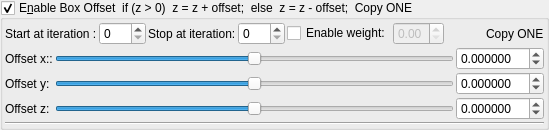
    <widget class="MyGroupBox" name="groupCheck_transform_boxOffset1_enabled">
     <property name="title">
      <string>E&amp;nable Box Offset  if (z &gt; 0)  z = z + offset;  else  z = z - offset;  Copy ONE</string>
     </property>
     <property name="checkable">
      <bool>true</bool>
     </property>
     <layout class="QVBoxLayout" name="verticalLayout_28" stretch="0,0,0">
      <property name="spacing">
       <number>2</number>
      </property>
      <property name="leftMargin">
       <number>2</number>
      </property>
      <property name="topMargin">
       <number>2</number>
      </property>
      <property name="rightMargin">
       <number>2</number>
      </property>
      <property name="bottomMargin">
       <number>2</number>
      </property>
      <item>
       <layout class="QGridLayout" name="gridLayout_44">
        <property name="spacing">
         <number>2</number>
        </property>
        <item row="1" column="7">
         <spacer name="horizontalSpacer_23">
          <property name="orientation">
           <enum>Qt::Horizontal</enum>
          </property>
          <property name="sizeHint" stdset="0">
           <size>
            <width>40</width>
            <height>20</height>
           </size>
          </property>
         </spacer>
        </item>
        <item row="1" column="2">
         <widget class="QLabel" name="label_153">
          <property name="text">
           <string>Stop at iteration:</string>
          </property>
         </widget>
        </item>
        <item row="1" column="3">
         <widget class="MySpinBox" name="spinboxInt_transform_boxOffset1_stop_iterations">
          <property name="sizePolicy">
           <sizepolicy hsizetype="Minimum" vsizetype="Maximum">
            <horstretch>0</horstretch>
            <verstretch>0</verstretch>
           </sizepolicy>
          </property>
          <property name="maximum">
           <number>250</number>
          </property>
         </widget>
        </item>
        <item row="1" column="1">
         <widget class="MySpinBox" name="spinboxInt_transform_boxOffset1_start_iterations">
          <property name="sizePolicy">
           <sizepolicy hsizetype="Minimum" vsizetype="Maximum">
            <horstretch>0</horstretch>
            <verstretch>0</verstretch>
           </sizepolicy>
          </property>
          <property name="maximum">
           <number>250</number>
          </property>
         </widget>
        </item>
        <item row="1" column="8">
         <widget class="QLabel" name="label_154">
          <property name="text">
           <string>Copy ONE</string>
          </property>
         </widget>
        </item>
        <item row="1" column="0">
         <widget class="QLabel" name="label_155">
          <property name="text">
           <string>Start at iteration :</string>
          </property>
         </widget>
        </item>
        <item row="1" column="6">
         <widget class="MyDoubleSpinBox" name="spinbox_transform_boxOffset1_weight">
          <property name="enabled">
           <bool>false</bool>
          </property>
          <property name="sizePolicy">
           <sizepolicy hsizetype="Minimum" vsizetype="Maximum">
            <horstretch>0</horstretch>
            <verstretch>0</verstretch>
           </sizepolicy>
          </property>
          <property name="decimals">
           <number>2</number>
          </property>
          <property name="minimum">
           <double>0.000000000000000</double>
          </property>
          <property name="maximum">
           <double>1.000000000000000</double>
          </property>
          <property name="singleStep">
           <double>0.100000000000000</double>
          </property>
         </widget>
        </item>
        <item row="1" column="4">
         <widget class="QCheckBox" name="checkBox_transform_boxOffset1_weight_enabled">
          <property name="text">
           <string>Enable weight:</string>
          </property>
         </widget>
        </item>
       </layout>
      </item>
      <item>
       <layout class="QGridLayout" name="gridLayout_45">
        <property name="spacing">
         <number>2</number>
        </property>
        <item row="1" column="1">
         <widget class="QLabel" name="label_89">
          <property name="text">
           <string>Offset y:</string>
          </property>
         </widget>
        </item>
        <item row="1" column="3">
         <widget class="MyDoubleSpinBox" name="spinbox3_transform_boxOffset1_y">
          <property name="sizePolicy">
           <sizepolicy hsizetype="Minimum" vsizetype="Maximum">
            <horstretch>0</horstretch>
            <verstretch>0</verstretch>
           </sizepolicy>
          </property>
          <property name="prefix">
           <string/>
          </property>
          <property name="suffix">
           <string/>
          </property>
          <property name="decimals">
           <number>6</number>
          </property>
          <property name="minimum">
           <double>-99.989999999999995</double>
          </property>
          <property name="maximum">
           <double>99.989999999999995</double>
          </property>
          <property name="singleStep">
           <double>0.100000000000000</double>
          </property>
         </widget>
        </item>
        <item row="0" column="1">
         <widget class="QLabel" name="label_90">
          <property name="text">
           <string>Offset x::</string>
          </property>
         </widget>
        </item>
        <item row="2" column="1">
         <widget class="QLabel" name="label_93">
          <property name="text">
           <string>Offset z:</string>
          </property>
         </widget>
        </item>
        <item row="0" column="3">
         <widget class="MyDoubleSpinBox" name="spinbox3_transform_boxOffset1_x">
          <property name="sizePolicy">
           <sizepolicy hsizetype="Minimum" vsizetype="Maximum">
            <horstretch>0</horstretch>
            <verstretch>0</verstretch>
           </sizepolicy>
          </property>
          <property name="prefix">
           <string/>
          </property>
          <property name="suffix">
           <string/>
          </property>
          <property name="decimals">
           <number>6</number>
          </property>
          <property name="minimum">
           <double>-99.989999999999995</double>
          </property>
          <property name="maximum">
           <double>99.989999999999995</double>
          </property>
          <property name="singleStep">
           <double>0.100000000000000</double>
          </property>
         </widget>
        </item>
        <item row="2" column="3">
         <widget class="MyDoubleSpinBox" name="spinbox3_transform_boxOffset1_z">
          <property name="sizePolicy">
           <sizepolicy hsizetype="Minimum" vsizetype="Maximum">
            <horstretch>0</horstretch>
            <verstretch>0</verstretch>
           </sizepolicy>
          </property>
          <property name="prefix">
           <string/>
          </property>
          <property name="suffix">
           <string/>
          </property>
          <property name="decimals">
           <number>6</number>
          </property>
          <property name="minimum">
           <double>-99.989999999999995</double>
          </property>
          <property name="maximum">
           <double>99.989999999999995</double>
          </property>
          <property name="singleStep">
           <double>0.100000000000000</double>
          </property>
         </widget>
        </item>
        <item row="1" column="2">
         <widget class="QSlider" name="slider3_transform_boxOffset1_y">
          <property name="sizePolicy">
           <sizepolicy hsizetype="Expanding" vsizetype="Maximum">
            <horstretch>0</horstretch>
            <verstretch>0</verstretch>
           </sizepolicy>
          </property>
          <property name="minimum">
           <number>-5000000</number>
          </property>
          <property name="maximum">
           <number>5000000</number>
          </property>
          <property name="singleStep">
           <number>1</number>
          </property>
          <property name="orientation">
           <enum>Qt::Horizontal</enum>
          </property>
         </widget>
        </item>
        <item row="0" column="2">
         <widget class="QSlider" name="slider3_transform_boxOffset1_x">
          <property name="sizePolicy">
           <sizepolicy hsizetype="Preferred" vsizetype="Preferred">
            <horstretch>0</horstretch>
            <verstretch>0</verstretch>
           </sizepolicy>
          </property>
          <property name="minimum">
           <number>-5000000</number>
          </property>
          <property name="maximum">
           <number>5000000</number>
          </property>
          <property name="singleStep">
           <number>1</number>
          </property>
          <property name="orientation">
           <enum>Qt::Horizontal</enum>
          </property>
         </widget>
        </item>
        <item row="2" column="2">
         <widget class="QSlider" name="slider3_transform_boxOffset1_z">
          <property name="sizePolicy">
           <sizepolicy hsizetype="Expanding" vsizetype="Maximum">
            <horstretch>0</horstretch>
            <verstretch>0</verstretch>
           </sizepolicy>
          </property>
          <property name="minimum">
           <number>-5000000</number>
          </property>
          <property name="maximum">
           <number>5000000</number>
          </property>
          <property name="singleStep">
           <number>1</number>
          </property>
          <property name="orientation">
           <enum>Qt::Horizontal</enum>
          </property>
         </widget>
        </item>
       </layout>
      </item>
      <item>
       <widget class="Line" name="line_5">
        <property name="orientation">
         <enum>Qt::Horizontal</enum>
        </property>
       </widget>
      </item>
     </layout>
    </widget>
